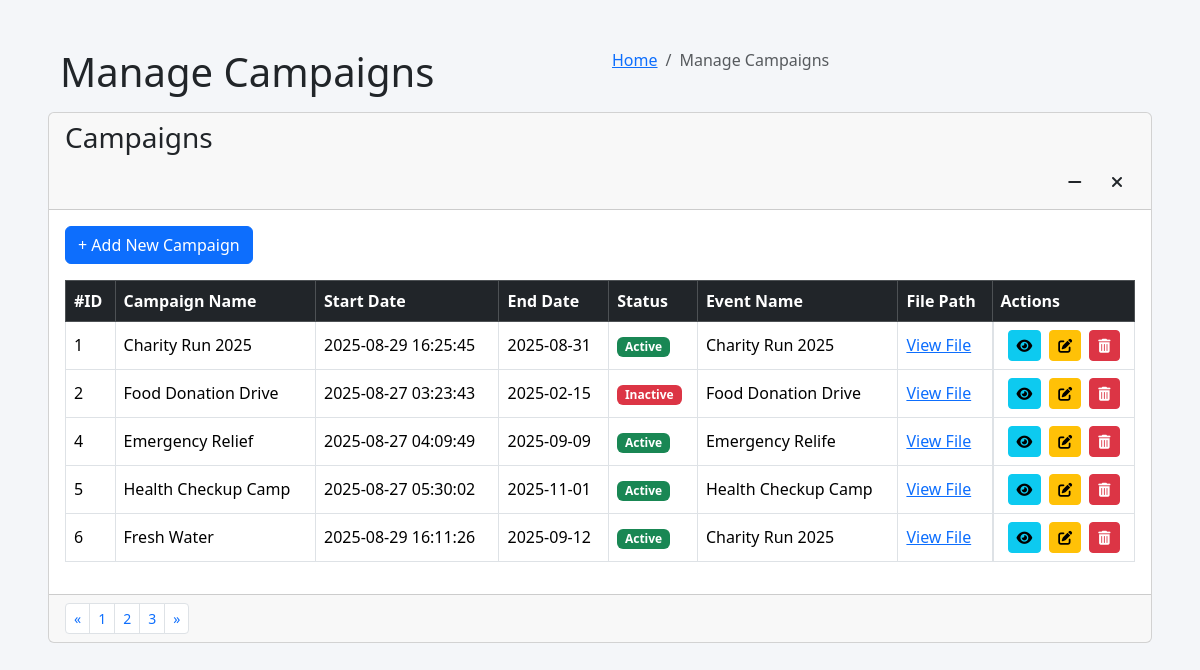
Before: /pages/admin/campaigns/manage_campaigns.php (signed in) with the older database file.
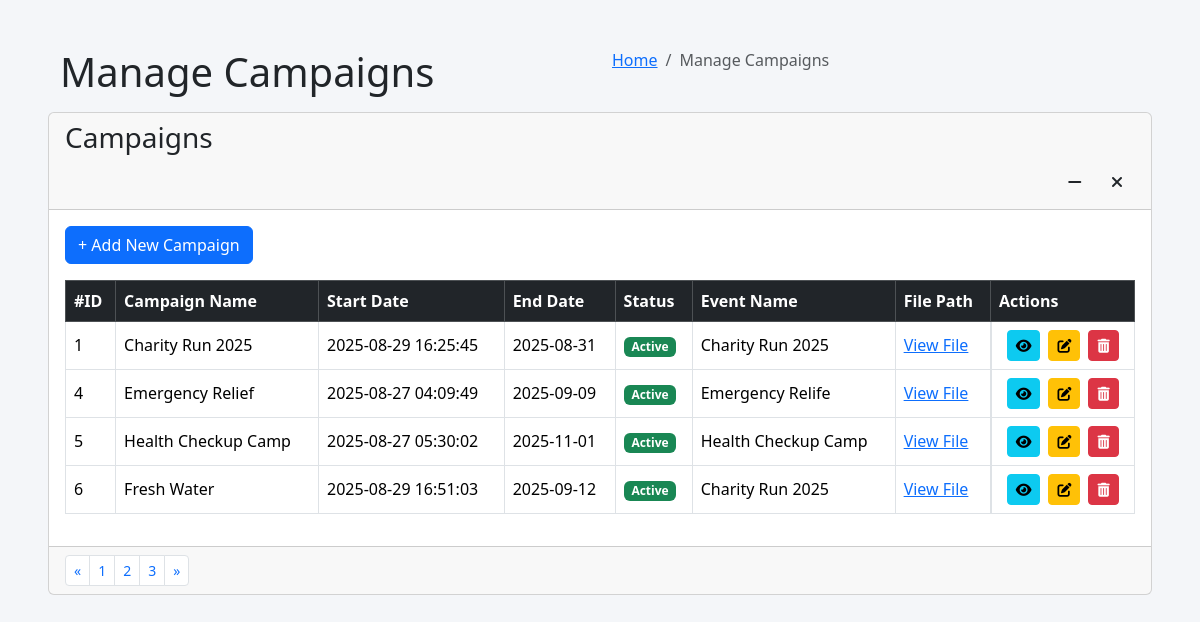
After: the same page with the newer database file.
### tables this page shows
CREATE TABLE `campaigns` (
  `id` int(11) NOT NULL,
  `name` varchar(255) NOT NULL,
  `descriptions` varchar(400) NOT NULL,
  `goal_amount` int(11) DEFAULT NULL,
  `total_raised` int(11) NOT NULL,
  `start_date` timestamp NOT NULL DEFAULT current_timestamp() ON UPDATE current_timestamp(),
  `end_date` date DEFAULT NULL,
  `status` enum('Active','Inactive') NOT NULL DEFAULT 'Active',
  `event_id` int(11) DEFAULT NULL,
  `file_path` varchar(255) NOT NULL
);

CREATE TABLE `events` (
  `id` int(11) NOT NULL,
  `name` varchar(255) NOT NULL,
  `location` varchar(255) DEFAULT NULL,
  `descriptions` varchar(255) NOT NULL,
  `date` date DEFAULT NULL,
  `image_url` varchar(255) NOT NULL,
  `status` enum('Active','Inactive') NOT NULL DEFAULT 'Active'
);

### pages/admin/campaigns/manage_campaigns.php (the view, shortened to what the changed rows need)
<?php
include('config.php');
$campaignsTable = "campaigns";
$eventsTable = "events";
$userRole = $_SESSION['user_role'] ?? '';
$isAdmin = ($userRole === 'admin');
$isCampaignManager = ($userRole === 'campaign_manager');
?>
<!DOCTYPE html>
<html lang="en">
<head>
    <link href="https://cdn.jsdelivr.net/npm/bootstrap@5.3.3/dist/css/bootstrap.min.css" rel="stylesheet" xintegrity="sha384-QWTKZyjpPEjISv5WaRU9OFeRpok6YctnYmDr5pNlyT2bRjXh0JMhjY6hW+ALEwIH">
    <link href="https://cdnjs.cloudflare.com/ajax/libs/font-awesome/6.0.0-beta3/css/all.min.css" rel="stylesheet">
</head>
<body>
<div class="container-fluid p-5">
    <section class="content-header">
        <div class="container-fluid">
            <div class="row mb-2">
                <div class="col-sm-6">
                    <h1>Manage Campaigns</h1>
                </div>
            </div>
        </div>
    </section>
    <section class="content">
        <div class="card">
            <div class="card-body">
                <div class="table-responsive">
                    <table class="table table-bordered table-hover align-middle">
                        <thead class="table-dark">
                            <tr>
                                <th>#ID</th>
                                <th>Campaign Name</th>
                                <th>Start Date</th>
                                <th>End Date</th>
                                <th>Status</th>
                                <th>Event Name</th>
                                <th>File Path</th>
                                <th>Actions</th>
                            </tr>
                        </thead>
                        <tbody id="campaignTableBody">
                            <?php
                            if ($dms->connect_error) {
                                echo "<tr><td colspan='8' class='text-center text-danger'>Connection failed: " . $dms->connect_error . "</td></tr>";
                            } else {
                                $sql = "SELECT c.id, c.name, c.start_date, c.end_date, c.status, c.file_path, e.name AS event_name, c.event_id
                                        FROM $campaignsTable AS c
                                        LEFT JOIN $eventsTable AS e ON c.event_id = e.id";
                                $campaigns = $dms->query($sql);
                                if (!$campaigns) {
                                    echo "<tr><td colspan='8' class='text-center text-danger'>Query failed: " . $dms->error . "</td></tr>";
                                } else if ($campaigns->num_rows > 0) {
                                    while ($row = $campaigns->fetch_assoc()) {
                                        $statusMap = ['Active' => 'success', 'Inactive' => 'danger'];
                                        $badgeClass = $statusMap[$row['status']] ?? 'primary';
                                        $statusBadge = "<span class='badge bg-{$badgeClass}'>{$row['status']}</span>";
                                        $eventName = $row['event_name'] ?? 'N/A';
                                        $filePath = htmlspecialchars($row['file_path'] ?? 'N/A');
                                        $filePathLink = ($filePath !== 'N/A') ? "<a href='{$filePath}' target='_blank'>View File</a>" : "N/A";
                                        echo "<tr>
                                            <td>{$row['id']}</td>
                                            <td>{$row['name']}</td>
                                            <td>{$row['start_date']}</td>
                                            <td>{$row['end_date']}</td>
                                            <td>{$statusBadge}</td>
                                            <td>{$eventName}</td>
                                            <td>{$filePathLink}</td>
                                            <td class='d-flex justify-content-center align-items-center'>
                                                <button type='button' class='btn btn-info btn-sm view-btn me-2' data-bs-toggle='modal' data-bs-target='#viewCampaignModal'
                                                    data-id='{$row['id']}'
                                                    data-name='{$row['name']}'
                                                    data-start='{$row['start_date']}'
                                                    data-end='{$row['end_date']}'
                                                    data-status='{$row['status']}'
                                                    data-event-name='{$eventName}'
                                                    data-file-path='{$filePath}'
                                                    title='View Campaign'>
                                                    <i class='fas fa-eye'></i>
                                                </button>";
                                        if ($isAdmin || $isCampaignManager) {
                                            echo "<button type='button' class='btn btn-warning btn-sm edit-btn me-2' data-bs-toggle='modal' data-bs-target='#campaignModal'
                                                data-id='{$row['id']}'
                                                data-name='{$row['name']}'
                                                data-start='{$row['start_date']}'
                                                data-end='{$row['end_date']}'
                                                data-status='{$row['status']}'
                                                data-event-id='{$row['event_id']}'
                                                data-file-path='{$filePath}'
                                                title='Edit Campaign'>
                                                <i class='fas fa-edit'></i>
                                            </button>
                                            <button type='button' class='btn btn-danger btn-sm delete-btn' data-bs-toggle='modal' data-bs-target='#deleteConfirmModal' data-id='{$row['id']}' title='Delete Campaign'>
                                                <i class='fas fa-trash-alt'></i>
                                            </button>";
                                        }
                                        echo "</td></tr>";
                                    }
                                } else {
                                    echo "<tr><td colspan='8' class='text-center'>No campaigns found.</td></tr>";
                                }
                            }
                            ?>
                        </tbody>
                    </table>
                </div>
            </div>
        </div>
    </section>
</div>
</body>
</html>

Changed rows visible on the page:
removed campaigns: id "2", name "Food Donation Drive", start_date "2025-08-27 03:23:43", end_date "2025-02-15", status "Inactive", event.name "Food Donation Drive"
changed campaigns "Fresh Water": start_date "2025-08-29 16:11:26" → "2025-08-29 16:51:03"
